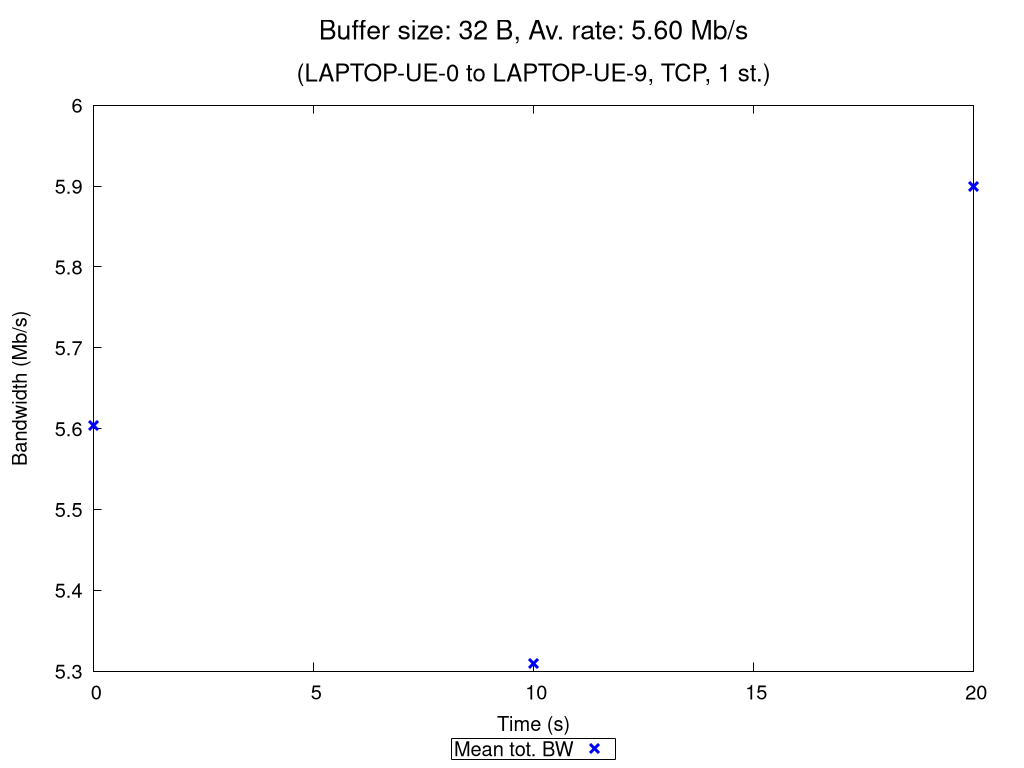

Write the gnuplot code that produced this figure.
set terminal pngcairo nocrop enhanced size 1024,768 font "Verdana,15"
set output "TCP_1_st_2020_11_05_12-50-29_one2two_00032B.png"

set title "{/=20 Buffer size: 32 B, Av. rate: 5.60 Mb/s}\n\n{/=18 (LAPTOP-UE-0 to LAPTOP-UE-9, TCP, 1 st.)}"

set xlabel "Time (s)"
set ylabel "Bandwidth (Mb/s)"
set ytics nomirror
set key bmargin center horizontal box samplen 1 width -1
set bmargin 4.6
set rmargin 4.5

rf = 1000000.0  # rate factor
set style fill transparent solid 0.2 noborder
set autoscale xfix
plot "TCP_1_st_2020_11_05_12-50-29_one2two_00032B_iperf_processed.dat" using 1:($2/rf-$3/rf):($2/rf+$3/rf) with filledcurves lc rgb "blue" notitle, \
     "" using 1:($2/rf) with points pt 2 ps 1.5 lw 3 lc rgb "blue" title "Mean tot. BW", \
